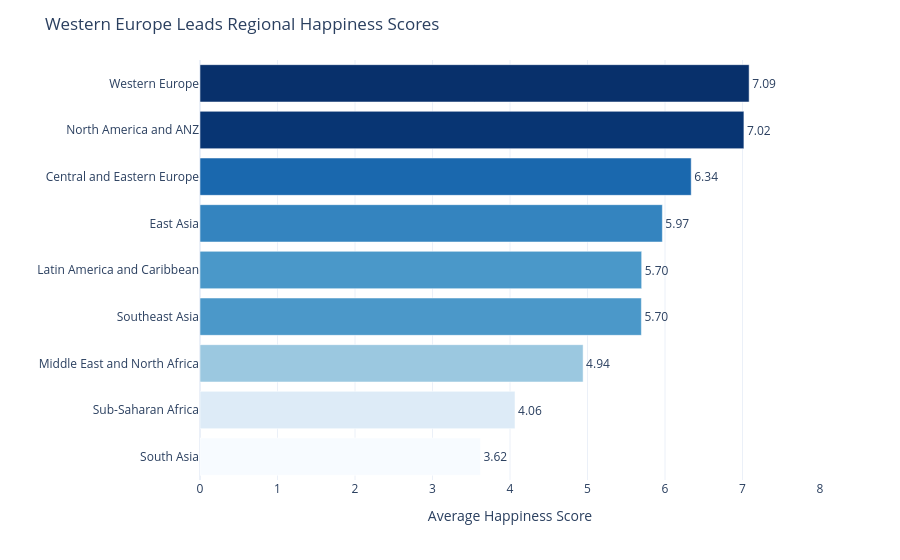

The code cell stored with this chart in its notebook:
### Code cell
region_avg = (
    df.groupby('Region')['Happiness_Score']
    .mean()
    .reset_index()
    .sort_values('Happiness_Score')
)

fig = px.bar(
    region_avg,
    x='Happiness_Score',
    y='Region',
    orientation='h',
    text='Happiness_Score',
    color='Happiness_Score',
    color_continuous_scale='Blues'
)

fig.update_traces(
    texttemplate='%{text:.2f}',
    textposition='outside'
)

fig.update_layout(
    title='Western Europe Leads Regional Happiness Scores',
    xaxis_title='Average Happiness Score',
    yaxis_title='',
    template='plotly_white',
    coloraxis_showscale=False
)

fig.update_xaxes(range=[0, 8])

fig.show()

### Figure 1 — Plotly figure (JSON) as saved in the notebook; plotly's stock layout.template omitted (floating-point values rounded to 4 significant figures)
{"data": [{"hovertemplate": "Happiness_Score=%{marker.color}<br>Region=%{y}<extra></extra>", "legendgroup": "", "marker": {"color": [3.618, 4.065, 4.943, 5.695, 5.699, 5.966, 6.338, 7.018, 7.086], "coloraxis": "coloraxis", "pattern": {"shape": ""}}, "name": "", "orientation": "h", "showlegend": false, "text": [3.618, 4.065, 4.943, 5.695, 5.699, 5.966, 6.338, 7.018, 7.086], "textposition": "outside", "texttemplate": "%{text:.2f}", "type": "bar", "x": [3.618, 4.065, 4.943, 5.695, 5.699, 5.966, 6.338, 7.018, 7.086], "xaxis": "x", "y": ["South Asia", "Sub-Saharan Africa", "Middle East and North Africa", "Southeast Asia", "Latin America and Caribbean", "East Asia", "Central and Eastern Europe", "North America and ANZ", "Western Europe"], "yaxis": "y"}], "layout": {"barmode": "relative", "coloraxis": {"colorbar": {"title": {"text": "Happiness_Score"}}, "colorscale": [[0, "rgb(247,251,255)"], [0.125, "rgb(222,235,247)"], [0.25, "rgb(198,219,239)"], [0.375, "rgb(158,202,225)"], [0.5, "rgb(107,174,214)"], [0.625, "rgb(66,146,198)"], [0.75, "rgb(33,113,181)"], [0.875, "rgb(8,81,156)"], [1, "rgb(8,48,107)"]], "showscale": false}, "legend": {"tracegroupgap": 0}, "margin": {"t": 60}, "title": {"text": "Western Europe Leads Regional Happiness Scores"}, "xaxis": {"anchor": "y", "domain": [0, 1], "range": [0, 8], "title": {"text": "Average Happiness Score"}}, "yaxis": {"anchor": "x", "domain": [0, 1], "title": {"text": ""}}}}
